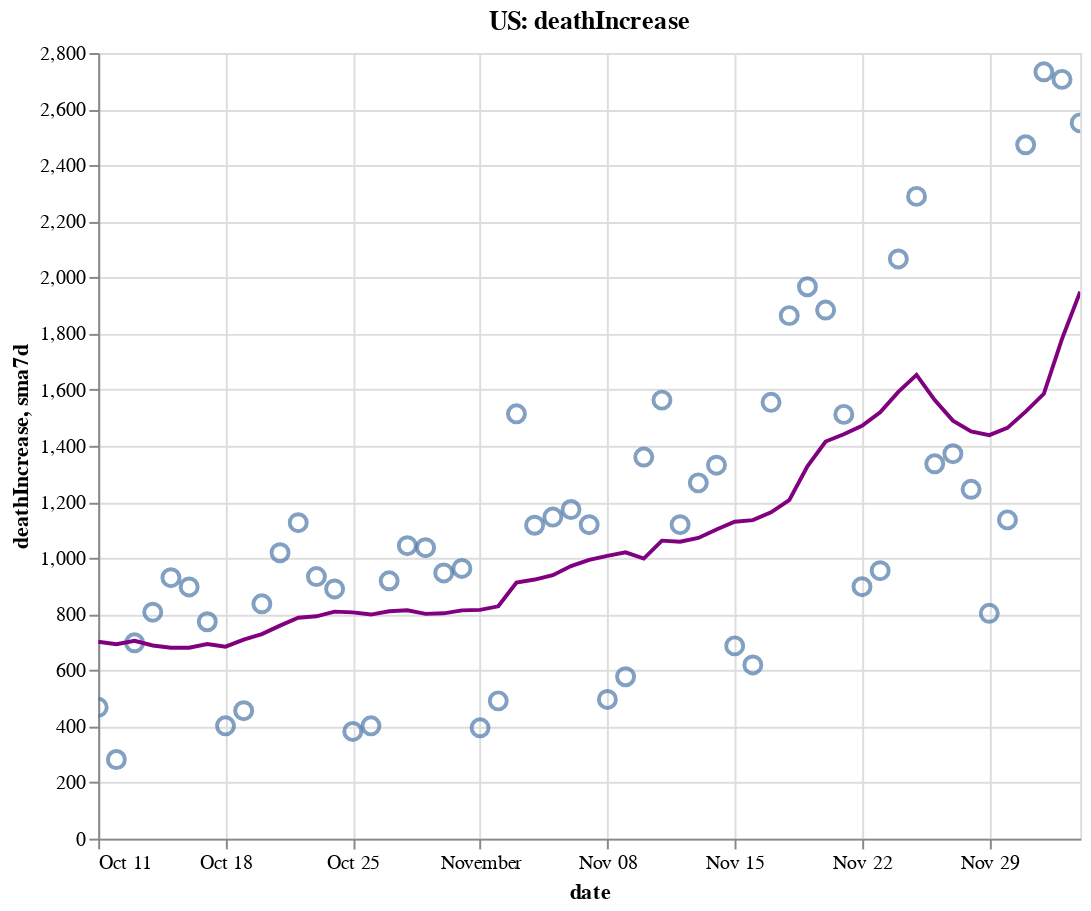

Here is the notebook cell this chart was saved with:
### Code cell
create_plot(us, 'deathIncrease')

### Figure 1 — Vega-Lite specification as saved in the notebook (floating-point values rounded to 4 significant figures)
{"config": {"view": {"continuousWidth": 400, "continuousHeight": 300}}, "layer": [{"layer": [{"mark": {"type": "point", "size": 75}, "encoding": {"tooltip": [{"type": "temporal", "field": "date"}, {"type": "quantitative", "field": "deathIncrease"}, {"type": "quantitative", "field": "sma7d"}], "x": {"type": "temporal", "field": "date"}, "y": {"type": "quantitative", "field": "deathIncrease"}}, "selection": {"selector006": {"type": "interval", "bind": "scales", "encodings": ["x", "y"]}}}, {"mark": {"type": "line", "color": "purple"}, "encoding": {"x": {"type": "temporal", "field": "date"}, "y": {"type": "quantitative", "field": "sma7d"}}}]}, {"mark": {"type": "rule", "color": "#aaa"}, "encoding": {"x": {"type": "temporal", "field": "date"}}, "transform": [{"filter": {"selection": "selector005"}}]}, {"mark": "circle", "encoding": {"opacity": {"condition": {"value": 1, "selection": "selector005"}, "value": 0}, "tooltip": [{"type": "temporal", "field": "date"}, {"type": "quantitative", "field": "deathIncrease"}, {"type": "quantitative", "field": "sma7d"}], "x": {"type": "temporal", "field": "date"}, "y": {"type": "quantitative", "field": "deathIncrease"}}, "selection": {"selector005": {"type": "single", "encodings": ["x"], "on": "mouseover", "nearest": true, "empty": "none"}}}, {"mark": {"type": "text", "align": "left", "dx": 5, "dy": -5, "stroke": "white", "strokeWidth": 2}, "encoding": {"text": {"type": "quantitative", "field": "deathIncrease"}, "tooltip": [{"type": "temporal", "field": "date"}, {"type": "quantitative", "field": "deathIncrease"}, {"type": "quantitative", "field": "sma7d"}], "x": {"type": "temporal", "field": "date"}, "y": {"type": "quantitative", "field": "deathIncrease"}}, "transform": [{"filter": {"selection": "selector005"}}]}, {"mark": {"type": "text", "align": "left", "dx": 5, "dy": -5}, "encoding": {"text": {"type": "quantitative", "field": "deathIncrease"}, "tooltip": [{"type": "temporal", "field": "date"}, {"type": "quantitative", "field": "deathIncrease"}, {"type": "quantitative", "field": "sma7d"}], "x": {"type": "temporal", "field": "date"}, "y": {"type": "quantitative", "field": "deathIncrease"}}, "transform": [{"filter": {"selection": "selector005"}}]}], "data": {"name": "data-2d21ba0dded505b2abaacd73087eb881"}, "height": 400, "title": "US: deathIncrease", "width": 500, "$schema": "https://vega.github.io/schema/vega-lite/v4.8.1.json", "datasets": {"data-2d21ba0dded505b2abaacd73087eb881": [{"date": "2020-10-11T00:00:00", "totalTestResultsIncrease": 1078000.0, "positiveIncrease": 46270.0, "death": 206700.0, "deathIncrease": 468.0, "positiveRate": 0.043, "state": "US", "sma7d": 701.6}, {"date": "2020-10-12T00:00:00", "totalTestResultsIncrease": 1060000.0, "positiveIncrease": 42640.0, "death": 207000.0, "deathIncrease": 282.0, "positiveRate": 0.04, "state": "US", "sma7d": 692.7}, {"date": "2020-10-13T00:00:00", "totalTestResultsIncrease": 1052000.0, "positiveIncrease": 48590.0, "death": 207700.0, "deathIncrease": 698.0, "positiveRate": 0.046, "state": "US", "sma7d": 705.3}, {"date": "2020-10-14T00:00:00", "totalTestResultsIncrease": 1045000.0, "positiveIncrease": 56120.0, "death": 208500.0, "deathIncrease": 807.0, "positiveRate": 0.054, "state": "US", "sma7d": 688.4}, {"date": "2020-10-15T00:00:00", "totalTestResultsIncrease": 1109000.0, "positiveIncrease": 63390.0, "death": 209400.0, "deathIncrease": 930.0, "positiveRate": 0.057, "state": "US", "sma7d": 680.6}, {"date": "2020-10-16T00:00:00", "totalTestResultsIncrease": 1231000.0, "positiveIncrease": 68250.0, "death": 210300.0, "deathIncrease": 897.0, "positiveRate": 0.055, "state": "US", "sma7d": 680.4}, {"date": "2020-10-17T00:00:00", "totalTestResultsIncrease": 1299000.0, "positiveIncrease": 57330.0, "death": 211100.0, "deathIncrease": 773.0, "positiveRate": 0.044, "state": "US", "sma7d": 693.6}, {"date": "2020-10-18T00:00:00", "totalTestResultsIncrease": 1052000.0, "positiveIncrease": 48280.0, "death": 211500.0, "deathIncrease": 402.0, "positiveRate": 0.046, "state": "US", "sma7d": 684.1}, {"date": "2020-10-19T00:00:00", "totalTestResultsIncrease": 1135000.0, "positiveIncrease": 57110.0, "death": 212000.0, "deathIncrease": 456.0, "positiveRate": 0.05, "state": "US", "sma7d": 709.0}, {"date": "2020-10-20T00:00:00", "totalTestResultsIncrease": 952700.0, "positiveIncrease": 60550.0, "death": 212800.0, "deathIncrease": 837.0, "positiveRate": 0.064, "state": "US", "sma7d": 728.9}, {"date": "2020-10-21T00:00:00", "totalTestResultsIncrease": 941800.0, "positiveIncrease": 60960.0, "death": 213800.0, "deathIncrease": 1019.0, "positiveRate": 0.065, "state": "US", "sma7d": 759.1}, {"date": "2020-10-22T00:00:00", "totalTestResultsIncrease": 1230000.0, "positiveIncrease": 72840.0, "death": 214900.0, "deathIncrease": 1126.0, "positiveRate": 0.059, "state": "US", "sma7d": 787.1}, {"date": "2020-10-23T00:00:00", "totalTestResultsIncrease": 1383000.0, "positiveIncrease": 82330.0, "death": 215900.0, "deathIncrease": 934.0, "positiveRate": 0.06, "state": "US", "sma7d": 792.4}, {"date": "2020-10-24T00:00:00", "totalTestResultsIncrease": 1323000.0, "positiveIncrease": 83290.0, "death": 216800.0, "deathIncrease": 890.0, "positiveRate": 0.063, "state": "US", "sma7d": 809.1}, {"date": "2020-10-25T00:00:00", "totalTestResultsIncrease": 1188000.0, "positiveIncrease": 64890.0, "death": 217100.0, "deathIncrease": 382.0, "positiveRate": 0.055, "state": "US", "sma7d": 806.3}, {"date": "2020-10-26T00:00:00", "totalTestResultsIncrease": 1211000.0, "positiveIncrease": 62520.0, "death": 217500.0, "deathIncrease": 402.0, "positiveRate": 0.052, "state": "US", "sma7d": 798.6}, {"date": "2020-10-27T00:00:00", "totalTestResultsIncrease": 1071000.0, "positiveIncrease": 72080.0, "death": 218500.0, "deathIncrease": 919.0, "positiveRate": 0.067, "state": "US", "sma7d": 810.3}, {"date": "2020-10-28T00:00:00", "totalTestResultsIncrease": 1096000.0, "positiveIncrease": 78750.0, "death": 219500.0, "deathIncrease": 1044.0, "positiveRate": 0.072, "state": "US", "sma7d": 813.9}, {"date": "2020-10-29T00:00:00", "totalTestResultsIncrease": 1333000.0, "positiveIncrease": 88720.0, "death": 220500.0, "deathIncrease": 1037.0, "positiveRate": 0.067, "state": "US", "sma7d": 801.1}, {"date": "2020-10-30T00:00:00", "totalTestResultsIncrease": 1364000.0, "positiveIncrease": 97240.0, "death": 221500.0, "deathIncrease": 947.0, "positiveRate": 0.071, "state": "US", "sma7d": 803.0}, {"date": "2020-10-31T00:00:00", "totalTestResultsIncrease": 1390000.0, "positiveIncrease": 90580.0, "death": 222500.0, "deathIncrease": 963.0, "positiveRate": 0.065, "state": "US", "sma7d": 813.4}, {"date": "2020-11-01T00:00:00", "totalTestResultsIncrease": 1128000.0, "positiveIncrease": 73850.0, "death": 222900.0, "deathIncrease": 395.0, "positiveRate": 0.065, "state": "US", "sma7d": 815.3}, {"date": "2020-11-02T00:00:00", "totalTestResultsIncrease": 1327000.0, "positiveIncrease": 82050.0, "death": 223300.0, "deathIncrease": 491.0, "positiveRate": 0.062, "state": "US", "sma7d": 828.0}, {"date": "2020-11-03T00:00:00", "totalTestResultsIncrease": 1129000.0, "positiveIncrease": 86670.0, "death": 224900.0, "deathIncrease": 1514.0, "positiveRate": 0.077, "state": "US", "sma7d": 913.0}, {"date": "2020-11-04T00:00:00", "totalTestResultsIncrease": 1223000.0, "positiveIncrease": 103300.0, "death": 226000.0, "deathIncrease": 1117.0, "positiveRate": 0.084, "state": "US", "sma7d": 923.4}, {"date": "2020-11-05T00:00:00", "totalTestResultsIncrease": 1567000.0, "positiveIncrease": 116400.0, "death": 227100.0, "deathIncrease": 1146.0, "positiveRate": 0.074, "state": "US", "sma7d": 939.0}, {"date": "2020-11-06T00:00:00", "totalTestResultsIncrease": 1564000.0, "positiveIncrease": 125800.0, "death": 228300.0, "deathIncrease": 1173.0, "positiveRate": 0.08, "state": "US", "sma7d": 971.3}, {"date": "2020-11-07T00:00:00", "totalTestResultsIncrease": 1413000.0, "positiveIncrease": 129200.0, "death": 229400.0, "deathIncrease": 1119.0, "positiveRate": 0.091, "state": "US", "sma7d": 993.6}, {"date": "2020-11-08T00:00:00", "totalTestResultsIncrease": 1252000.0, "positiveIncrease": 110300.0, "death": 229900.0, "deathIncrease": 496.0, "positiveRate": 0.088, "state": "US", "sma7d": 1008.0}, {"date": "2020-11-09T00:00:00", "totalTestResultsIncrease": 1516000.0, "positiveIncrease": 119400.0, "death": 230500.0, "deathIncrease": 577.0, "positiveRate": 0.079, "state": "US", "sma7d": 1020.0}, {"date": "2020-11-10T00:00:00", "totalTestResultsIncrease": 1252000.0, "positiveIncrease": 131200.0, "death": 231800.0, "deathIncrease": 1360.0, "positiveRate": 0.105, "state": "US", "sma7d": 998.3}, {"date": "2020-11-11T00:00:00", "totalTestResultsIncrease": 1418000.0, "positiveIncrease": 144800.0, "death": 233400.0, "deathIncrease": 1563.0, "positiveRate": 0.102, "state": "US", "sma7d": 1062.0}, {"date": "2020-11-12T00:00:00", "totalTestResultsIncrease": 1476000.0, "positiveIncrease": 152000.0, "death": 234500.0, "deathIncrease": 1119.0, "positiveRate": 0.103, "state": "US", "sma7d": 1058.0}, {"date": "2020-11-13T00:00:00", "totalTestResultsIncrease": 1698000.0, "positiveIncrease": 172100.0, "death": 235800.0, "deathIncrease": 1268.0, "positiveRate": 0.101, "state": "US", "sma7d": 1072.0}, {"date": "2020-11-14T00:00:00", "totalTestResultsIncrease": 1662000.0, "positiveIncrease": 163500.0, "death": 237100.0, "deathIncrease": 1331.0, "positiveRate": 0.098, "state": "US", "sma7d": 1102.0}, {"date": "2020-11-15T00:00:00", "totalTestResultsIncrease": 1615000.0, "positiveIncrease": 144400.0, "death": 237800.0, "deathIncrease": 687.0, "positiveRate": 0.089, "state": "US", "sma7d": 1129.0}, {"date": "2020-11-16T00:00:00", "totalTestResultsIncrease": 1487000.0, "positiveIncrease": 148900.0, "death": 238400.0, "deathIncrease": 619.0, "positiveRate": 0.1, "state": "US", "sma7d": 1135.0}, {"date": "2020-11-17T00:00:00", "totalTestResultsIncrease": 1512000.0, "positiveIncrease": 156700.0, "death": 240000.0, "deathIncrease": 1555.0, "positiveRate": 0.104, "state": "US", "sma7d": 1163.0}, {"date": "2020-11-18T00:00:00", "totalTestResultsIncrease": 1539000.0, "positiveIncrease": 164000.0, "death": 241900.0, "deathIncrease": 1864.0, "positiveRate": 0.107, "state": "US", "sma7d": 1206.0}, {"date": "2020-11-19T00:00:00", "totalTestResultsIncrease": 1821000.0, "positiveIncrease": 182800.0, "death": 243800.0, "deathIncrease": 1967.0, "positiveRate": 0.1, "state": "US", "sma7d": 1327.0}, {"date": "2020-11-20T00:00:00", "totalTestResultsIncrease": 1919000.0, "positiveIncrease": 192800.0, "death": 245700.0, "deathIncrease": 1884.0, "positiveRate": 0.1, "state": "US", "sma7d": 1415.0}, {"date": "2020-11-21T00:00:00", "totalTestResultsIncrease": 2004000.0, "positiveIncrease": 179700.0, "death": 247200.0, "deathIncrease": 1512.0, "positiveRate": 0.09, "state": "US", "sma7d": 1441.0}, {"date": "2020-11-22T00:00:00", "totalTestResultsIncrease": 1744000.0, "positiveIncrease": 150800.0, "death": 248100.0, "deathIncrease": 898.0, "positiveRate": 0.086, "state": "US", "sma7d": 1471.0}, {"date": "2020-11-23T00:00:00", "totalTestResultsIncrease": 1759000.0, "positiveIncrease": 151000.0, "death": 249100.0, "deathIncrease": 955.0, "positiveRate": 0.086, "state": "US", "sma7d": 1519.0}, {"date": "2020-11-24T00:00:00", "totalTestResultsIncrease": 1790000.0, "positiveIncrease": 167000.0, "death": 251100.0, "deathIncrease": 2066.0, "positiveRate": 0.093, "state": "US", "sma7d": 1592.0}, {"date": "2020-11-25T00:00:00", "totalTestResultsIncrease": 1721000.0, "positiveIncrease": 183600.0, "death": 253400.0, "deathIncrease": 2289.0, "positiveRate": 0.107, "state": "US", "sma7d": 1653.0}, {"date": "2020-11-26T00:00:00", "totalTestResultsIncrease": 1170000.0, "positiveIncrease": 126300.0, "death": 254800.0, "deathIncrease": 1336.0, "positiveRate": 0.108, "state": "US", "sma7d": 1563.0}, {"date": "2020-11-27T00:00:00", "totalTestResultsIncrease": 2126000.0, "positiveIncrease": 193700.0, "death": 256100.0, "deathIncrease": 1372.0, "positiveRate": 0.091, "state": "US", "sma7d": 1490.0}, {"date": "2020-11-28T00:00:00", "totalTestResultsIncrease": 1710000.0, "positiveIncrease": 154500.0, "death": 257400.0, "deathIncrease": 1245.0, "positiveRate": 0.09, "state": "US", "sma7d": 1452.0}, {"date": "2020-11-29T00:00:00", "totalTestResultsIncrease": 1290000.0, "positiveIncrease": 135200.0, "death": 258200.0, "deathIncrease": 803.0, "positiveRate": 0.105, "state": "US", "sma7d": 1438.0}, {"date": "2020-11-30T00:00:00", "totalTestResultsIncrease": 1603000.0, "positiveIncrease": 147600.0, "death": 259300.0, "deathIncrease": 1136.0, "positiveRate": 0.092, "state": "US", "sma7d": 1464.0}, {"date": "2020-12-01T00:00:00", "totalTestResultsIncrease": 2341000.0, "positiveIncrease": 176800.0, "death": 261800.0, "deathIncrease": 2473.0, "positiveRate": 0.076, "state": "US", "sma7d": 1522.0}, {"date": "2020-12-02T00:00:00", "totalTestResultsIncrease": 1459000.0, "positiveIncrease": 195800.0, "death": 264500.0, "deathIncrease": 2733.0, "positiveRate": 0.134, "state": "US", "sma7d": 1585.0}, {"date": "2020-12-03T00:00:00", "totalTestResultsIncrease": 1828000.0, "positiveIncrease": 210200.0, "death": 267200.0, "deathIncrease": 2706.0, "positiveRate": 0.115, "state": "US", "sma7d": 1781.0}, {"date": "2020-12-04T00:00:00", "totalTestResultsIncrease": 1845000.0, "positiveIncrease": 224100.0, "death": 269600.0, "deathIncrease": 2551.0, "positiveRate": 0.121, "state": "US", "sma7d": 1950.0}]}}
